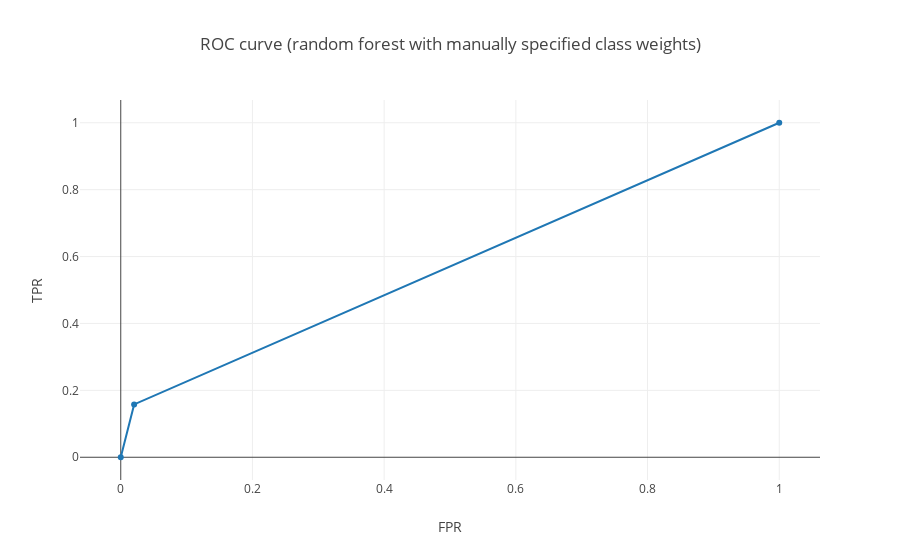

Here is the notebook cell this chart was saved with:
### Code cell
fpr, tpr, thresholds = roc_curve(Y_test, rfc_weights.predict(X_test))

trace = go.Scatter(
    x=fpr,
    y=tpr
)

data = [trace]

layout = go.Layout(
    xaxis = dict(
        title='FPR'
    ),
    yaxis = dict(
        title='TPR'
    ),
    title='ROC curve (random forest with manually specified class weights)'
)

fig = go.Figure(data=data, layout=layout)

iplot(fig)

### Figure 1 — Plotly figure (JSON) as saved in the notebook; plotly's stock layout.template omitted (floating-point values rounded to 4 significant figures)
{"data": [{"type": "scatter", "uid": "2b4fd18e-c70f-11e8-aea9-bec71c322a4b", "x": [0, 0.02034, 1], "y": [0, 0.1579, 1]}], "layout": {"title": "ROC curve (random forest with manually specified class weights)", "xaxis": {"title": "FPR"}, "yaxis": {"title": "TPR"}}}
